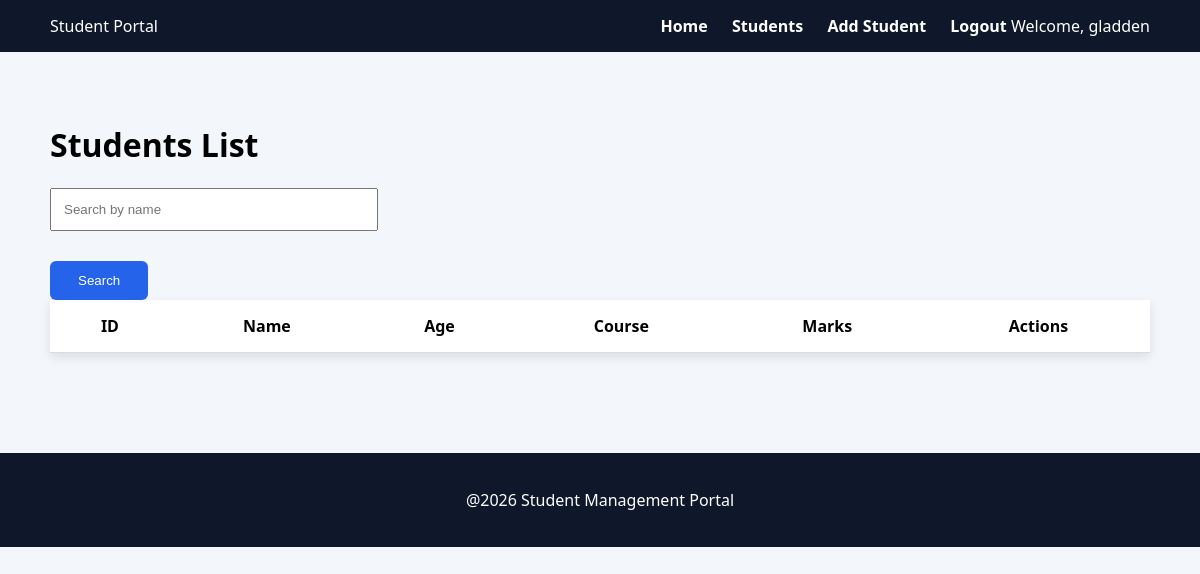
/students/ (signed in), run on an earlier commit of the app's database.
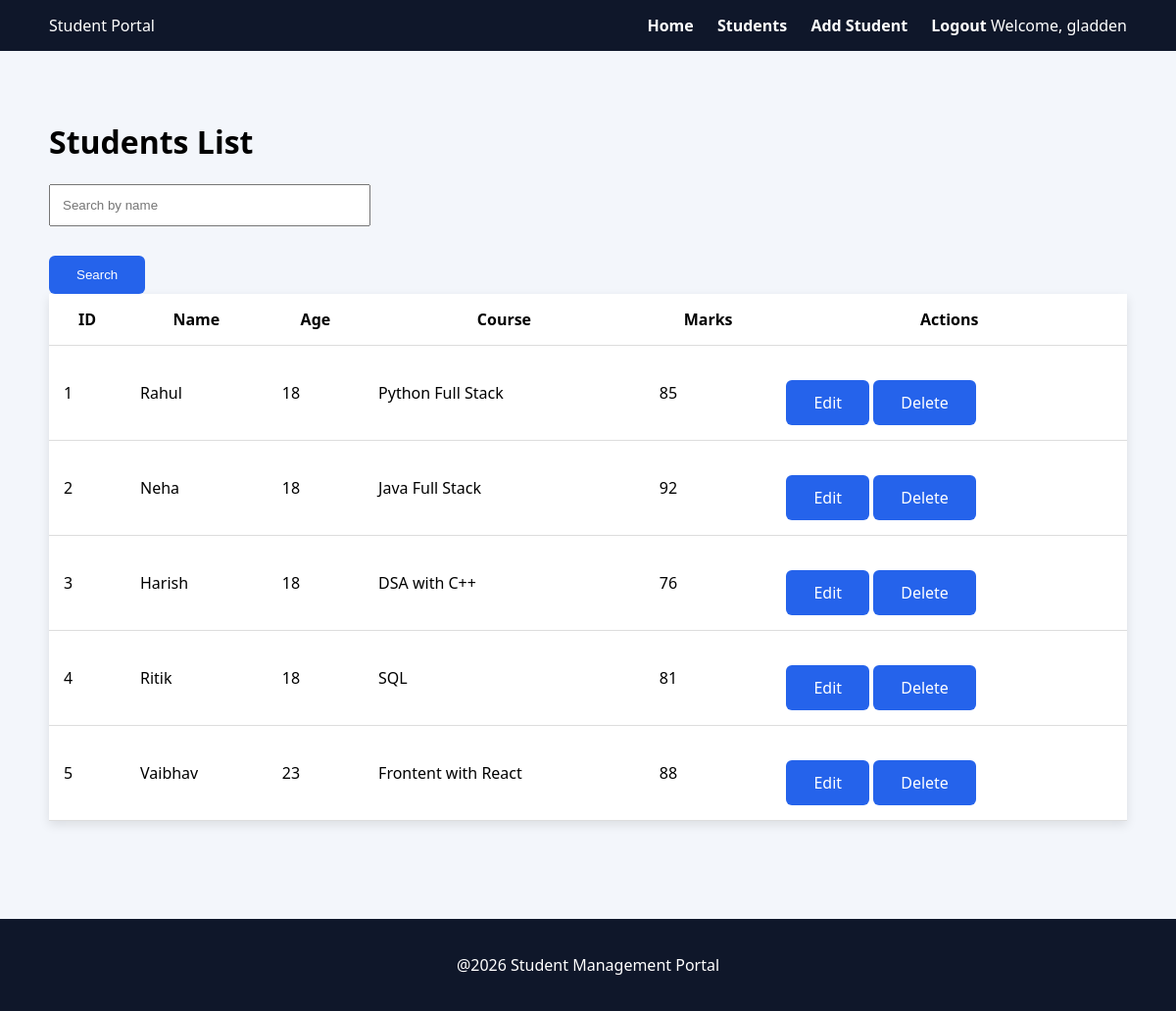
And on a later commit of the database.
### students/models.py (models this page shows, shortened)
class Student(models.Model):
    name = models.CharField(max_length=100)
    course = models.CharField(max_length=100)
    marks = models.IntegerField()
    age = models.IntegerField(default=18)

### students/views.py (the view)
# urls.py: path('students/',views.students_page),
@login_required
def students_page(request):
    students = Student.objects.all()
    query = request.GET.get('search')
    if query:
        students = students.filter(name__icontains=query)
    return render(request,'students.html',{'students':students,'query':query})

### students/templates/students.html
{% extends 'base.html'%}
{% block content %}
<h1>Students List</h1>
<form method="get" class="form">
    <input
        type="text"
        name="search"
        placeholder="Search by name"
        value="{{query | default:''}}"
    >
    <button class="btn">Search</button>
</form>
<table class="table">
    <tr>
        <th>ID</th>
        <th>Name</th>
        <th>Age</th>
        <th>Course</th>
        <th>Marks</th>
        <th>Actions</th>
    </tr>
    {% for student in students %}
    <tr>
        <td>{{student.id}}</td>
        <td>{{student.name}}</td>
        <td>{{student.age}}</td>
        <td>{{student.course}}</td>
        <td>{{student.marks}}</td>
        <td>
            <a class="btn" href="/edit/{{student.id}}">Edit</a>
            <a class="btn" href="/delete/{{student.id}}" onclick="return confirm('Delete this student?');">Delete</a>
        </td>
    </tr>
    {% endfor %}
</table>
{% endblock %}

What changed in the data, as far as the page shows it:
added Student: id "1", name "Rahul", age "18", course "Python Full Stack", marks "85"
added Student: id "2", name "Neha", age "18", course "Java Full Stack", marks "92"
added Student: id "3", name "Harish", age "18", course "DSA with C++", marks "76"
added Student: id "4", name "Ritik", age "18", course "SQL", marks "81"
added Student: id "5", name "Vaibhav", age "23", course "Frontent with React", marks "88"
